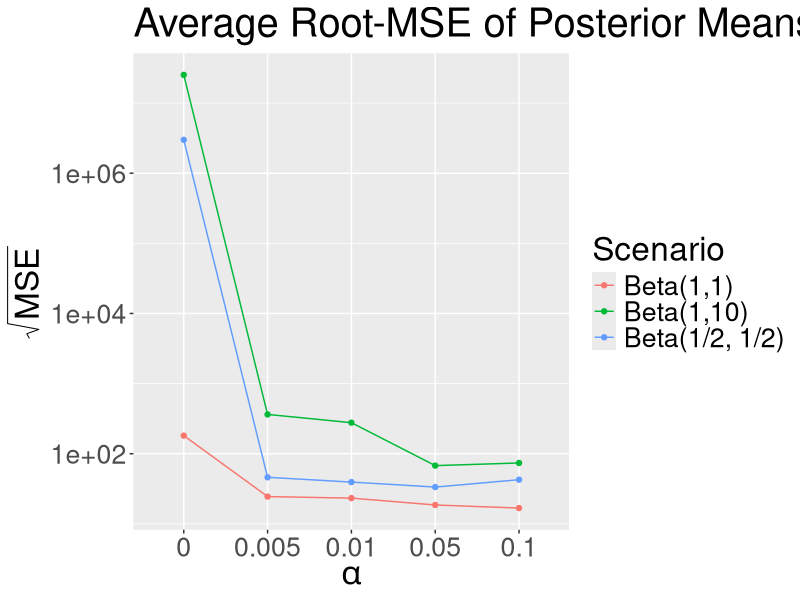
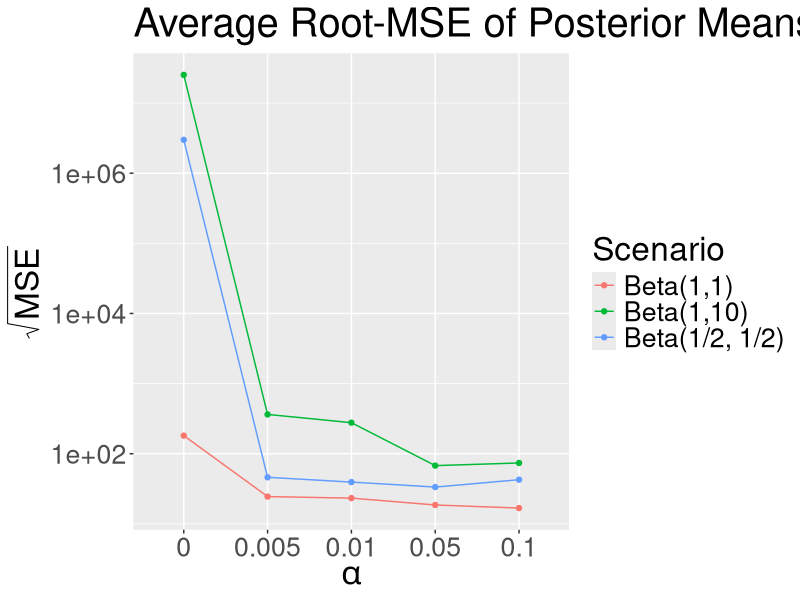

Write the R code that produced these figures, in order.
library(tidyverse)
library(reshape2)
setwd("~/Stat572")
res <- read.csv("cluster_RES.csv", sep=" ", header=FALSE)

names(res) <- c("scenario",  "mean0beta",  "mean005beta", "mean01beta", 
                     "mean05beta", "mean1beta", "median0beta", "median005beta","median01beta", 
                     "median05beta", "median1beta",
                     "mean0atom","mean005atom", 
                     "mean01atom","mean05atom","mean1atom","median0atom",
                     "median005atom", 
                     "median01atom","median05atom","median1atom")
res <- res %>% mutate(scenario = scenario%%5+1)

library(dplyr, warn.conflicts = FALSE)
res2 <- (res %>% group_by(scenario) %>% summarize(across(is.numeric, function(u) mean((u-500)^2))))[,c(1:6, 12:16)]
res2[1:2, 2:6] <- res2[1:2, 7:11] 
res2 <- res2[,1:6]
names(res2) <- c("scenario", "0", "0.005", "0.01", "0.05", "0.1")

names <- c("Atom 0.1,0.2,0.5", "Atom 0.01,0.1,0.6", "Beta(1/2, 1/2)", "Beta(1,10)", "Beta(1,1)")
trial <- reshape2::melt(res2, id=c('scenario')) %>% mutate(scenarioName = names[scenario])

ggplot(data=trial %>% filter(scenario > 2), aes(x=variable, y=sqrt(value), group = scenario, col=as.factor(scenarioName))) + 
  geom_point() + geom_line() + scale_y_continuous(trans="log10")+
  labs(col="Scenario") + xlab(expression(alpha)) + ylab(expression(sqrt(MSE)))+
  ggtitle("Average Root-MSE of Posterior Means")+  theme(text = element_text(size=24))
ggsave("MSE-plot-for-prez.png")

